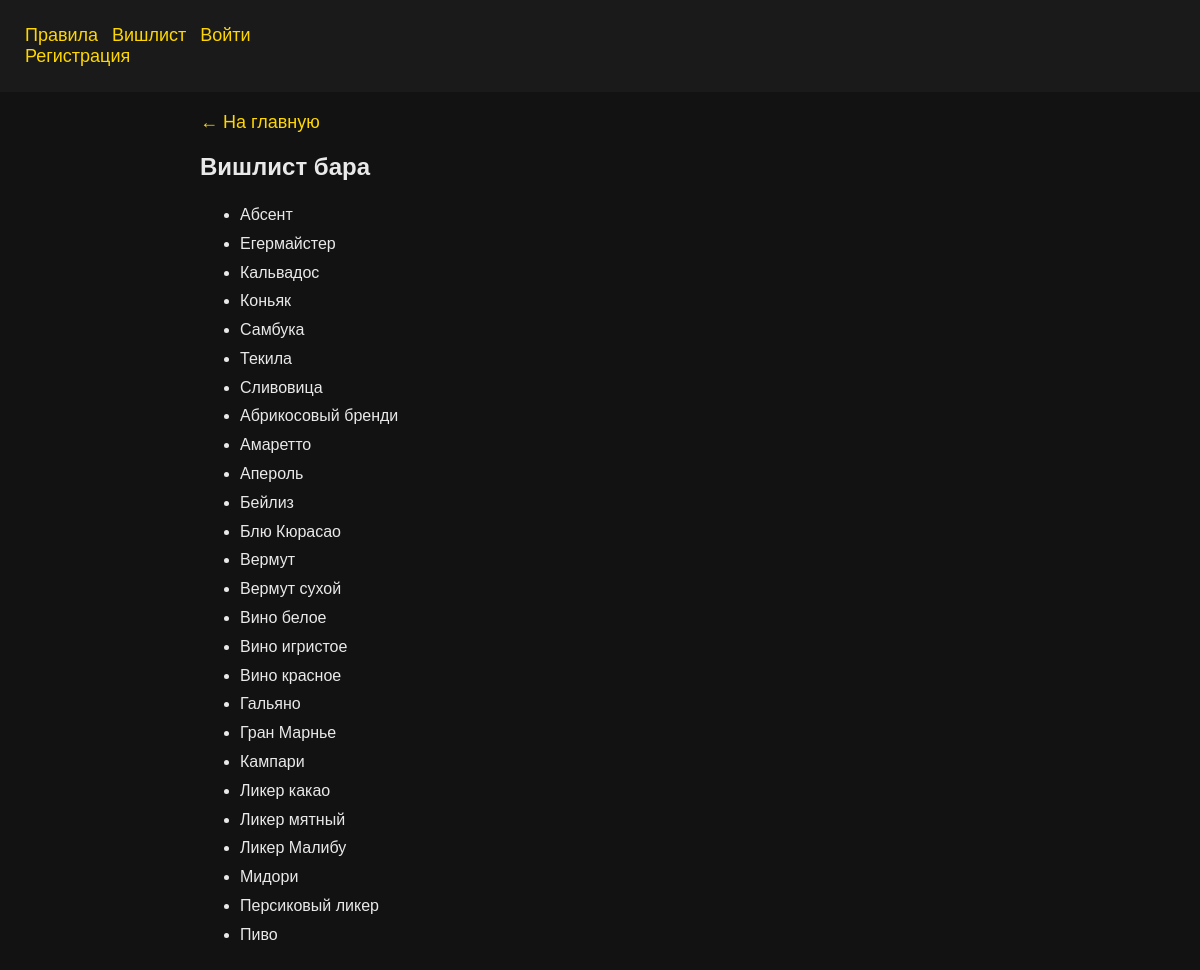
The app's page /wishlist/ with its own data.
### cocktails/models.py (models this page shows)
class Ingridient(models.Model):
    name = models.CharField(max_length=200)
    category = models.ForeignKey(Category, on_delete=models.CASCADE)
    availability = models.BooleanField(default=False)
    cost = models.IntegerField(default=100)
    alcohol_perc = models.IntegerField(default=1)
    count = models.IntegerField(default=0)
    def __str__(self):
        return self.name

### cocktails/views.py (the view)
# urls.py: path('wishlist/', views.show_wishlist, name='wishlist'),
def show_wishlist(request):
    bills = show_bills(request)
    context = {
        'bills': bills,
    }
    wishlist = Ingridient.objects.all().filter(availability=False).filter(category__in=[1, 2])
    context = {
        'wishlist': wishlist,
        'bills': bills,
    }
    return render(request, 'cocktails/wishlist.html', context=context)

### cocktails/views.py (called while the page is built, shortened)
def show_bills(request):
    if not request.user.is_authenticated:
        return redirect('login')

### cocktails/templates/cocktails/wishlist.html (shortened to what this page needs)
{% extends 'cocktails/base.html' %}
{% block content %}
<section style="padding:20px; max-width:800px; margin:auto;">
    <a href="{% url 'index' %}" style="color:#ffd700;">&#8592; На главную</a>
    <h2>Вишлист бара</h2>
    <ul style="margin-top:20px; line-height:1.8;">
        {% for i in wishlist.all %}
        <li>{{ i }}</li>
        {% endfor %}
    </ul>
</section>
{% endblock %}

### cocktails/templates/cocktails/base.html (style rules this page uses)
body { margin: 0; font-family: 'Arial', sans-serif; background-color: #121212; color: #e9e9e9; }
a { color: #ffd700; text-decoration: none; font-size: 18px; }

### records on screen
Ingridient: name "Абсент"
Ingridient: name "Егермайстер"
Ingridient: name "Кальвадос"
Ingridient: name "Коньяк"
Ingridient: name "Самбука"
Ingridient: name "Текила"
Ingridient: name "Сливовица"
Ingridient: name "Абрикосовый бренди"
Ingridient: name "Амаретто"
Ingridient: name "Апероль"
Ingridient: name "Бейлиз"
Ingridient: name "Блю Кюрасао"
Ingridient: name "Вермут"
Ingridient: name "Вермут сухой"
Ingridient: name "Вино белое"
Ingridient: name "Вино игристое"
Ingridient: name "Вино красное"
Ingridient: name "Гальяно"
Ingridient: name "Гран Марнье"
Ingridient: name "Кампари"
Ingridient: name "Ликер какао"
Ingridient: name "Ликер мятный"
Ingridient: name "Ликер Малибу"
Ingridient: name "Мидори"
Ingridient: name "Персиковый ликер"
Ingridient: name "Пиво"
